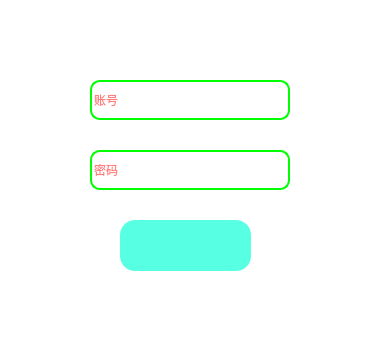
<?xml version="1.0" encoding="UTF-8"?>
<ui version="4.0">
 <class>LoginDialog</class>
 <widget class="QDialog" name="LoginDialog">
  <property name="geometry">
   <rect>
    <x>0</x>
    <y>0</y>
    <width>376</width>
    <height>340</height>
   </rect>
  </property>
  <property name="windowTitle">
   <string notr="true">Dialog</string>
  </property>
  <property name="styleSheet">
   <string notr="true">background:white</string>
  </property>
  <widget class="QLineEdit" name="lineEdit">
   <property name="geometry">
    <rect>
     <x>90</x>
     <y>80</y>
     <width>200</width>
     <height>40</height>
    </rect>
   </property>
   <property name="styleSheet">
    <string notr="true">QLineEdit
{
border-radius:10px;
color:rgb(255, 0, 0);
border:2px solid rgb(0, 255, 0);
}
QLineEdit:hover
{
border:2px solid rgb(255, 0, 0)；
}
</string>
   </property>
   <property name="text">
    <string/>
   </property>
   <property name="placeholderText">
    <string>账号</string>
   </property>
  </widget>
  <widget class="QLineEdit" name="lineEdit_2">
   <property name="geometry">
    <rect>
     <x>90</x>
     <y>150</y>
     <width>200</width>
     <height>40</height>
    </rect>
   </property>
   <property name="styleSheet">
    <string notr="true">QLineEdit
{
border-radius:10px;
color:rgb(255, 0, 0);
border:2px solid rgb(0, 255, 0);
}
QLineEdit:hover
{
border:2px solid rgb(255, 0, 0)；
}
</string>
   </property>
   <property name="text">
    <string/>
   </property>
   <property name="echoMode">
    <enum>QLineEdit::Password</enum>
   </property>
   <property name="placeholderText">
    <string>密码</string>
   </property>
  </widget>
  <widget class="QPushButton" name="pushButton">
   <property name="geometry">
    <rect>
     <x>120</x>
     <y>220</y>
     <width>131</width>
     <height>51</height>
    </rect>
   </property>
   <property name="styleSheet">
    <string notr="true">QPushButton {
	border-radius:15px;
	background:rgb(87, 255, 227);
}

QPushButton:hover
{
	background:rgb(255, 85, 0);
}</string>
   </property>
   <property name="text">
    <string/>
   </property>
   <property name="icon">
    <iconset>
     <normaloff>:/icon/icon/login_label.png</normaloff>:/icon/icon/login_label.png</iconset>
   </property>
   <property name="iconSize">
    <size>
     <width>80</width>
     <height>80</height>
    </size>
   </property>
  </widget>
 </widget>
 <resources/>
 <connections/>
</ui>
